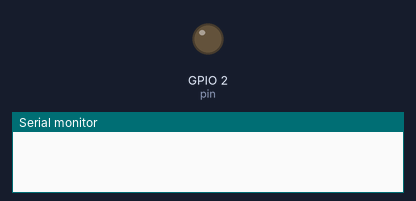
Recording of a program running on a simulated ESP32. On the bench: output pins drawn as LEDs (lit = HIGH), the last lines printed to the serial monitor. WiFi joins after 1.5 s; servers stay silent unless stated.

Above: at 0.1 s.
At 2.1 s:
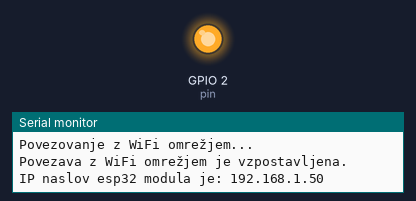
Timing chart, 0 to 3.8 s (numbered marks = the images above):
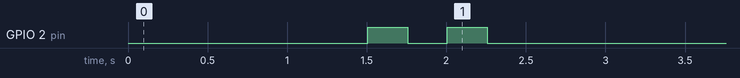

The program:

main.cpp
```cpp
#include <Arduino.h>
#include <WiFi.h>
#include <WebServer.h>

const char* ssid = "kresilnik";
const char* password = "bled2024";

// ustvarimo objekt razreda WebServer, port 80 je prednastavljeni port za HTTP strežnike
WebServer server(80); // objekt server razreda WebServer (http port 80)

const char HTML[] PROGMEM = R"rawliteral(
<!DOCTYPE html>
<html lang="sl">
<head>
    <meta charset="UTF-8">
    <meta name="viewport" content="width=device-width, initial-scale=1.0">
    <title>esp32</title>
</head>
<body>
    <h1>Pozdravljen svet iz esp32, čšž-ji delujejo!</h1>
</body>
</html>
)rawliteral"; // spletno stran spravimo v spremenljivko HTML

// tu določimo, kaj se dogodi, če uporabnik vpiše
// korenski ("root") naslov našega strežnika na esp32 moudlu, (npr. http://192.168.1.223/) - request "/" pomeni korenski naslov
void handle_root() {
  server.send(200, "text/html; charset=UTF-8", HTML); // pošljemo HTTP odgovor s statusno kodo 200 (OK), vsebino tipa "text/html" in besedilom "Pozdravljen svet...
  // strežnik klientu (Chrome) pošlje kot odziv, t.j. "response"
  // String "Pozdravljen svet...", koda 200 predstavlja standardni odziv na uspošno HTTP zahtevo ("request")
}

void setup() {
  // put your setup code here, to run once:
  // tu zapišemo kodo za nastavitve, koda bo izvedena le enkrat, ko se naprava zažene:

  Serial.begin(115200); // nastavimo hitrost serijske komunikacije na 115200 bitov/s
  WiFi.begin(ssid, password); // povežemo se na WiFi omrežje z imenom "kresilnik" in geslom "bled2024"

  while (WiFi.status() != WL_CONNECTED) { // dokler se modul ne poveže na WiFi omrežje, ponavljamo zanko
    delay(500); // počakamo 500ms preden preverimo stanje povezave znova
    Serial.println("Povezovanje z WiFi omrežjem..."); // izpišemo sporočilo na serijski monitor, da vidimo, da se še vedno poskuša povezati
  }

  Serial.println("Povezava z WiFi omrežjem je vzpostavljena."); // izpišemo sporočilo, ko je povezava uspešna
  Serial.print("IP naslov esp32 modula je: ");
  Serial.println(WiFi.localIP()); // izpišemo IP naslov, ki ga je modul dobil od WiFi omrežja

  server.on("/", handle_root); // ko vpišemo IP naslov, na koncu "/", v brskalnik in pritisnemo Enter, tedaj strežnik na esp32 modulu dobi zahtevo "request" "/" in izvede se funkcija handle_root(), ki smo jo definirali zgoraj

  server.begin(); // zaženemo strežnik na esp32 modulu, ki posluša na portu 80 in čaka na zahteve ("requests") od klientov (npr. brskalnika Chrome)

  // ta del kode uporabimo kot indikator, da se je program prenesel na esp32 modul, modra LED dioda bo 2x utripnila
  pinMode(2, OUTPUT); // pin (nožica) št. 2 bo uporabljen kot digitalni izhod (na nožic 2 je povezana vgrajena LED dioda na ESP32)
  digitalWrite(2, HIGH); // na pin 2 zapišemo visoko vrednost (LED dioda se prižge)
  delay(250); // počakamo 250ms
  digitalWrite(2, LOW); // na pin 2 zapišemo nizko vrednost (LED dioda se ugasne)
  delay(250); // počakamo 250ms
  digitalWrite(2, HIGH); // na pin 2 zapišemo visoko vrednost (LED dioda se prižge)
  delay(250); // počakamo 250ms
  digitalWrite(2, LOW); // na pin 2 zapišemo nizko vrednost (LED dioda se ugasne)
  delay(250); // počakamo 250ms

}

void loop() {
  // put your main code here, to run repeatedly:
  // tu zapišemo kodo, ki se ponavljajoče izvaja, dokler je esp32 vklopljen:
  server.handleClient(); // preverimo, če je prišla kakšna zahteva ("request") od klienta (npr. brskalnika Chrome) in če je, tedaj jo obdelamo in pošljemo ustrezen odgovor ("response")
}
```
